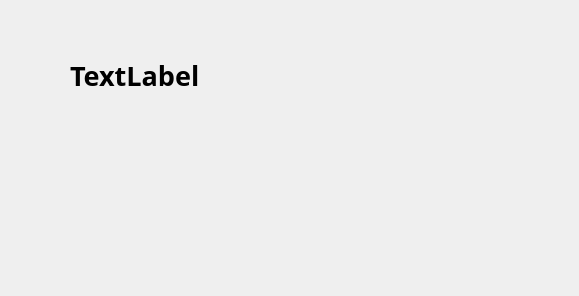
<?xml version="1.0" encoding="UTF-8"?>
<ui version="4.0">
 <class>Dialog</class>
 <widget class="QDialog" name="Dialog">
  <property name="geometry">
   <rect>
    <x>0</x>
    <y>0</y>
    <width>579</width>
    <height>296</height>
   </rect>
  </property>
  <property name="windowTitle">
   <string>Dialog</string>
  </property>
  <widget class="QLabel" name="label">
   <property name="geometry">
    <rect>
     <x>70</x>
     <y>50</y>
     <width>411</width>
     <height>51</height>
    </rect>
   </property>
   <property name="font">
    <font>
     <family>맑은 고딕</family>
     <pointsize>20</pointsize>
     <weight>75</weight>
     <bold>true</bold>
    </font>
   </property>
   <property name="text">
    <string>TextLabel</string>
   </property>
  </widget>
 </widget>
 <resources/>
 <connections/>
</ui>
